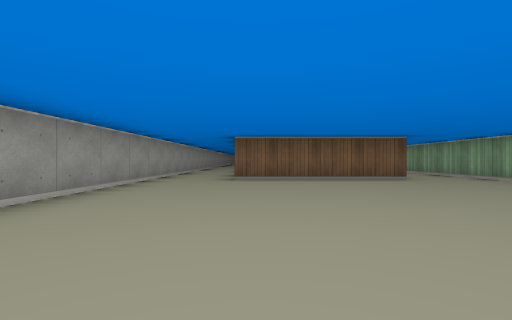
view 1 (above)

23 first-person views from a walk through a cub3D ray-caster map. The camera is about half as high as the walls, looks level and sees 85° across. The floor is counted in squares. Each view is taken from the middle of a square. On the plan, view 1 faces up. The plan holds only what a view shows up to about 9 squares ahead; the rest is blank.

view 2
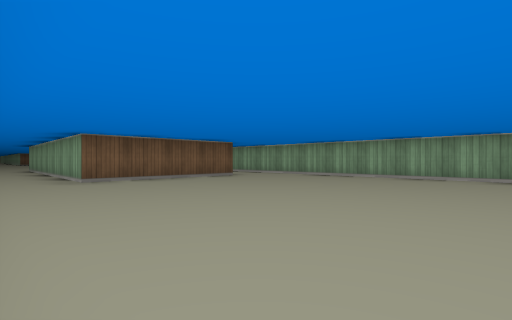

view 3
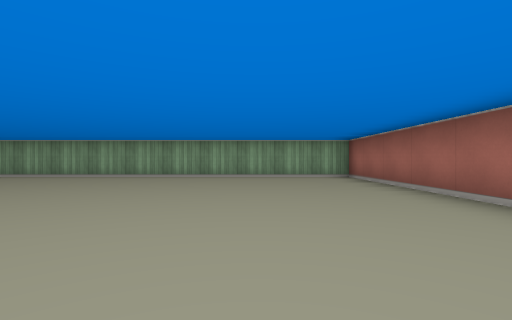

view 4
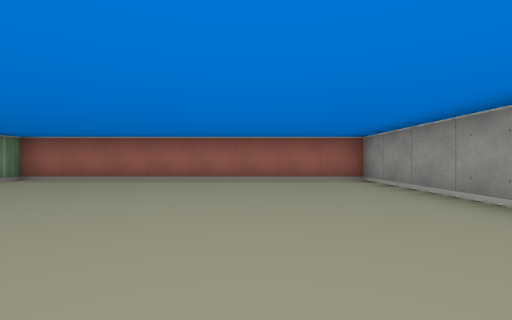

view 5
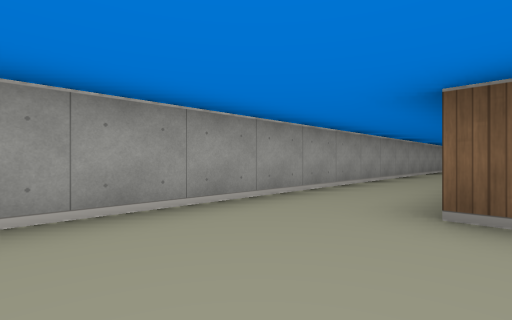

view 6
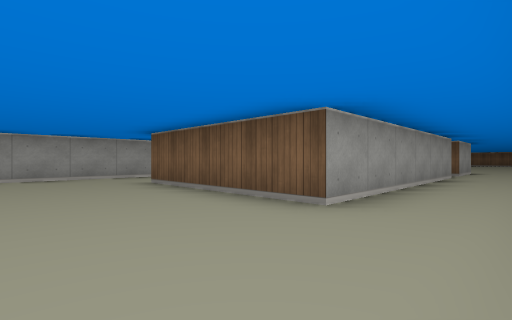

view 7
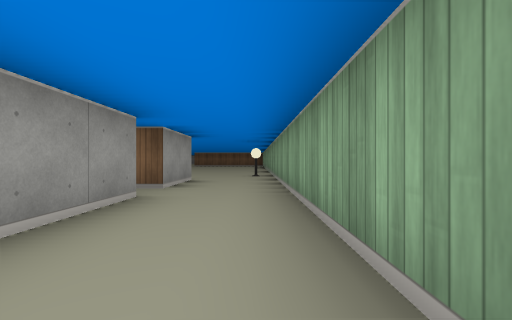

view 8
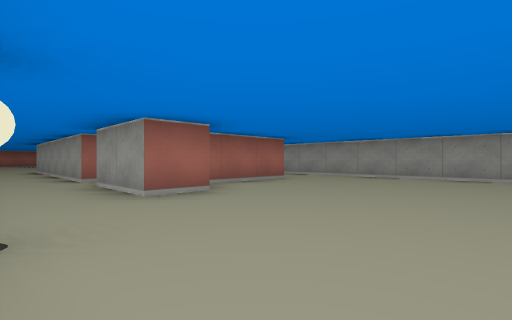

view 9
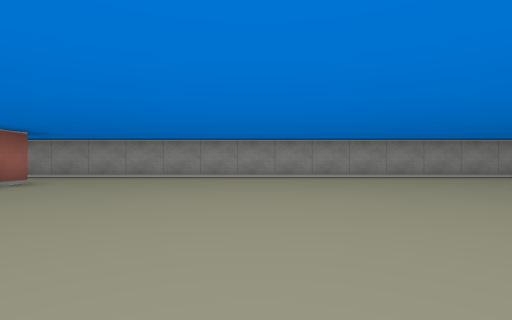

view 10
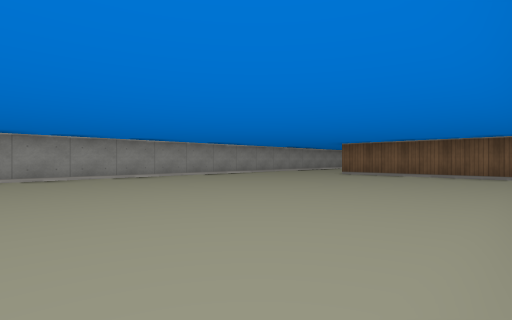

view 11
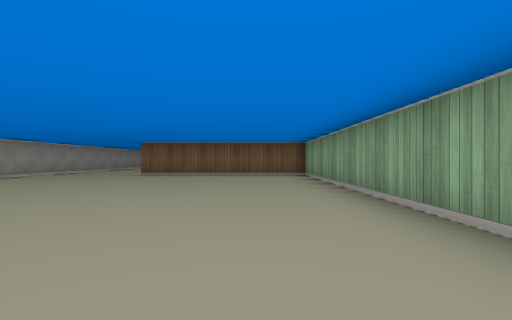

view 12
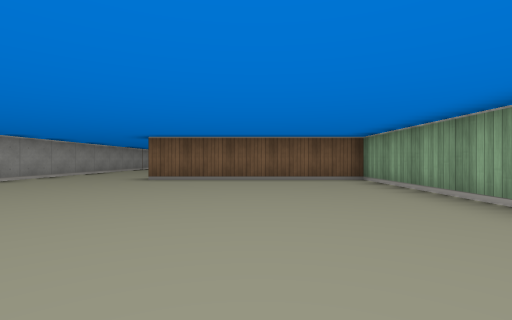

view 13
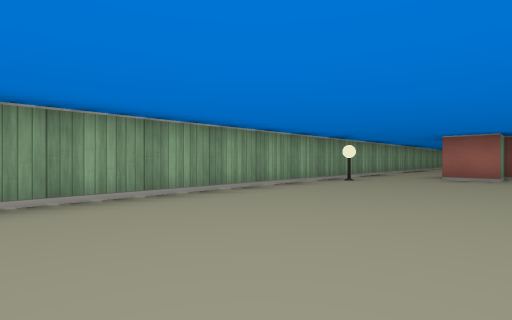

view 14
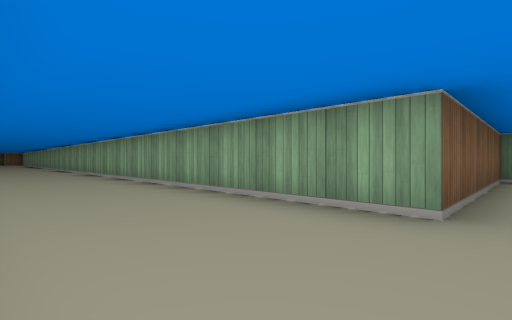

view 15
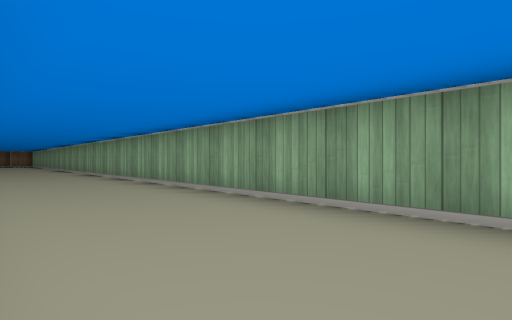

view 16
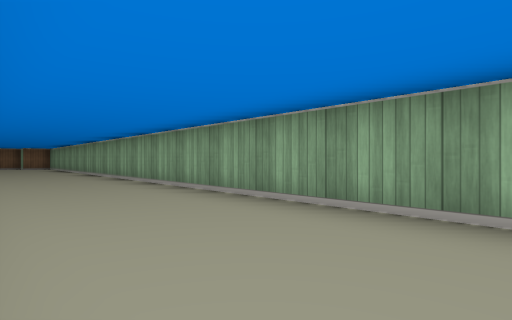

view 17
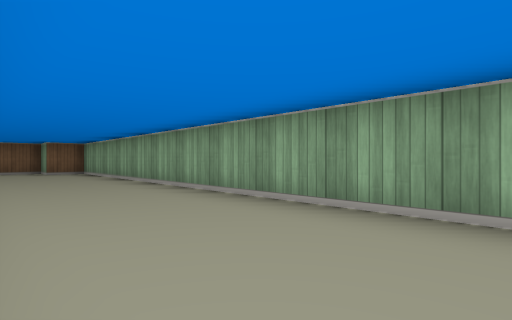

view 18
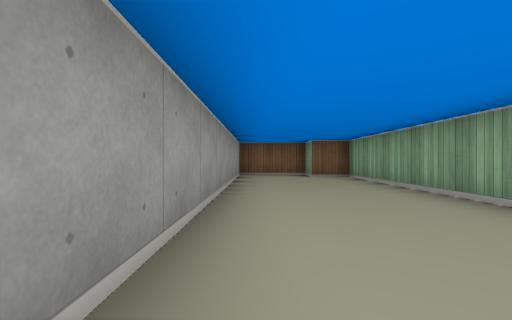

view 19
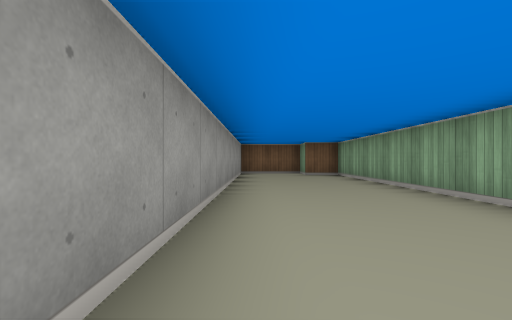

view 20
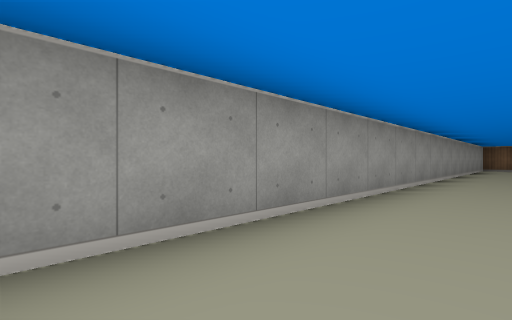

view 21
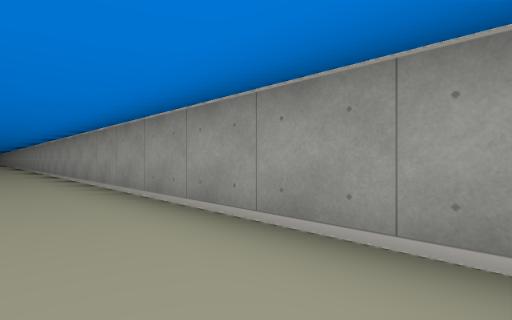

view 22
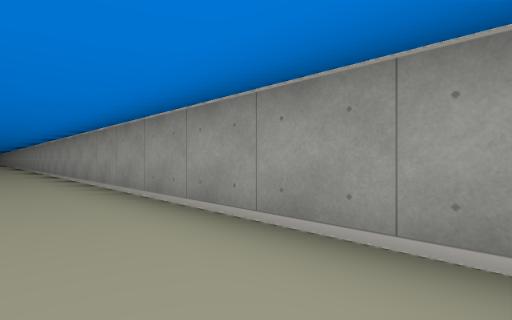

view 23
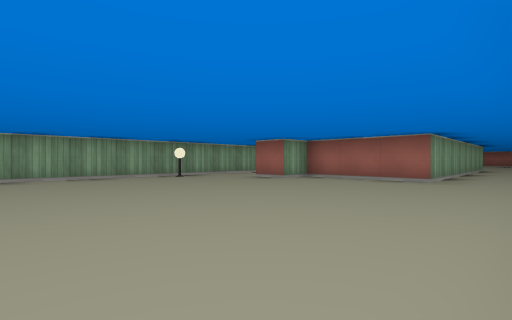

### Floor plan
Ten units are one square. View 1 is at (0, 0); x grows to the right and y downward. Boxes are objects, and circles mark ways between rooms. Rooms are numbered by the first view taken in them; rooms with no view inside come last. Other rooms are left out.
<svg viewBox="-30 -580 90 610">
<path fill="none" stroke="#000" d="M35 -125 35 -65 -5 -65 -5 -145M35 -155 35 -135 30 -135M-25 -155 -25 25 55 25 55 -155M-25 -262 -25 -155M55 -155 55 -295 5 -295 5 -565 -5 -565 -5 -575 -25 -575 -25 -280M-5 -145 25 -145 25 -155 35 -155"/>
<rect x="45" y="-175" width="10" height="10" fill="#bbb"><title>lamp</title></rect>
<circle cx="-15" cy="-145" r="3" fill="#2a7"/>
<circle cx="45" cy="-145" r="3" fill="#2a7"/>
<text x="20" y="-50">1</text>
<text x="0" y="-310">2</text>
</svg>
Room 1 opens to room 2.

Where each view was taken, in squares from view 1:
view 1: 0 up, 0 right, facing up
view 2: 0 up, 2 left, facing up-right
view 3: 0 up, 2 left, facing right
view 4: 4 up, 0 right, facing down
view 5: 4 up, 0 right, facing up-left
view 6: 4 up, 5 right, facing up-left
view 7: 9 up, 5 right, facing up
view 8: 19 up, 5 right, facing down-left
view 9: 19 up, 5 right, facing left
view 10: 21 up, 5 right, facing up-left
view 11: 21 up, 4 right, facing up
view 12: 23 up, 3 right, facing up
view 13: 23 up, 2 right, facing down-right
view 14: 29 up, 2 left, facing up-right
view 15: 34 up, 2 left, facing up-right
view 16: 40 up, 2 left, facing up-right
view 17: 46 up, 2 left, facing up-right
view 18: 49 up, 2 left, facing up
view 19: 48 up, 2 left, facing up
view 20: 43 up, 1 left, facing up-left
view 21: 46 up, 1 left, facing down-left
view 22: 44 up, 1 left, facing down-left
view 23: 21 up, 2 left, facing down-right
